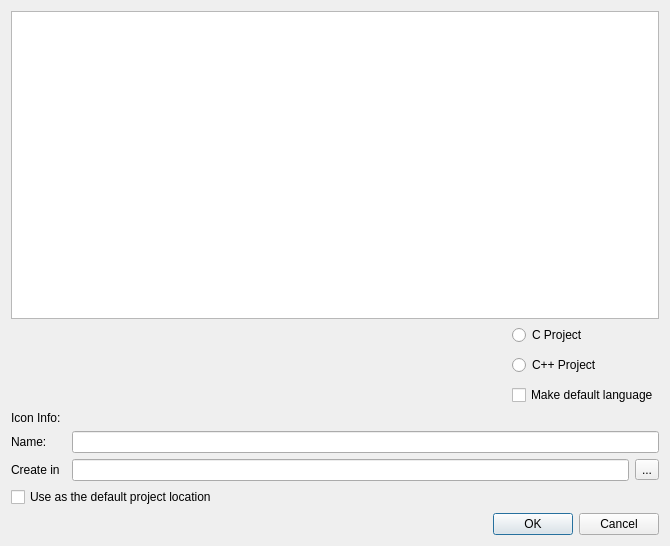
<?xml version="1.0" encoding="UTF-8"?>
<ui version="4.0">
 <class>NewProjectDialog</class>
 <widget class="QDialog" name="NewProjectDialog">
  <property name="geometry">
   <rect>
    <x>0</x>
    <y>0</y>
    <width>670</width>
    <height>546</height>
   </rect>
  </property>
  <property name="windowTitle">
   <string>New Project</string>
  </property>
  <layout class="QVBoxLayout" name="verticalLayout">
   <item>
    <widget class="QListWidget" name="lstTemplates">
     <property name="flow">
      <enum>QListView::LeftToRight</enum>
     </property>
     <property name="resizeMode">
      <enum>QListView::Adjust</enum>
     </property>
     <property name="spacing">
      <number>10</number>
     </property>
     <property name="viewMode">
      <enum>QListView::IconMode</enum>
     </property>
     <property name="uniformItemSizes">
      <bool>true</bool>
     </property>
     <property name="wordWrap">
      <bool>false</bool>
     </property>
     <property name="sortingEnabled">
      <bool>true</bool>
     </property>
    </widget>
   </item>
   <item>
    <widget class="QWidget" name="widget" native="true">
     <layout class="QHBoxLayout" name="horizontalLayout">
      <property name="leftMargin">
       <number>0</number>
      </property>
      <property name="topMargin">
       <number>0</number>
      </property>
      <property name="rightMargin">
       <number>0</number>
      </property>
      <property name="bottomMargin">
       <number>0</number>
      </property>
      <item>
       <widget class="QLabel" name="lblDescription">
        <property name="sizePolicy">
         <sizepolicy hsizetype="Expanding" vsizetype="Preferred">
          <horstretch>0</horstretch>
          <verstretch>0</verstretch>
         </sizepolicy>
        </property>
        <property name="text">
         <string/>
        </property>
        <property name="textFormat">
         <enum>Qt::RichText</enum>
        </property>
        <property name="alignment">
         <set>Qt::AlignLeading|Qt::AlignLeft|Qt::AlignTop</set>
        </property>
        <property name="wordWrap">
         <bool>true</bool>
        </property>
        <property name="margin">
         <number>5</number>
        </property>
        <property name="openExternalLinks">
         <bool>true</bool>
        </property>
        <property name="textInteractionFlags">
         <set>Qt::LinksAccessibleByMouse|Qt::TextSelectableByMouse</set>
        </property>
       </widget>
      </item>
      <item>
       <widget class="QWidget" name="widget_2" native="true">
        <layout class="QGridLayout" name="gridLayout">
         <property name="leftMargin">
          <number>0</number>
         </property>
         <property name="topMargin">
          <number>0</number>
         </property>
         <property name="rightMargin">
          <number>0</number>
         </property>
         <property name="bottomMargin">
          <number>0</number>
         </property>
         <property name="verticalSpacing">
          <number>10</number>
         </property>
         <item row="2" column="0">
          <widget class="QCheckBox" name="chkMakeDefaultLanguage">
           <property name="text">
            <string>Make default language</string>
           </property>
          </widget>
         </item>
         <item row="0" column="0">
          <widget class="QRadioButton" name="rdCProject">
           <property name="text">
            <string>C Project</string>
           </property>
           <attribute name="buttonGroup">
            <string notr="true">btnGroupLanguage</string>
           </attribute>
          </widget>
         </item>
         <item row="1" column="0">
          <widget class="QRadioButton" name="rdCppProject">
           <property name="text">
            <string>C++ Project</string>
           </property>
           <attribute name="buttonGroup">
            <string notr="true">btnGroupLanguage</string>
           </attribute>
          </widget>
         </item>
        </layout>
       </widget>
      </item>
     </layout>
    </widget>
   </item>
   <item>
    <widget class="QWidget" name="panelIconInfo" native="true">
     <layout class="QHBoxLayout" name="horizontalLayout_2">
      <property name="leftMargin">
       <number>0</number>
      </property>
      <property name="topMargin">
       <number>0</number>
      </property>
      <property name="rightMargin">
       <number>0</number>
      </property>
      <property name="bottomMargin">
       <number>0</number>
      </property>
      <item>
       <widget class="QLabel" name="label">
        <property name="text">
         <string>Icon Info:</string>
        </property>
       </widget>
      </item>
      <item>
       <widget class="QLabel" name="lblIconInfo">
        <property name="sizePolicy">
         <sizepolicy hsizetype="Expanding" vsizetype="Preferred">
          <horstretch>0</horstretch>
          <verstretch>0</verstretch>
         </sizepolicy>
        </property>
        <property name="text">
         <string/>
        </property>
       </widget>
      </item>
     </layout>
    </widget>
   </item>
   <item>
    <widget class="QWidget" name="widget_3" native="true">
     <layout class="QGridLayout" name="gridLayout_2">
      <property name="leftMargin">
       <number>0</number>
      </property>
      <property name="topMargin">
       <number>0</number>
      </property>
      <property name="rightMargin">
       <number>0</number>
      </property>
      <property name="bottomMargin">
       <number>0</number>
      </property>
      <item row="1" column="2">
       <widget class="QLineEdit" name="txtLocation"/>
      </item>
      <item row="0" column="2" colspan="2">
       <widget class="QLineEdit" name="txtProjectName"/>
      </item>
      <item row="0" column="0">
       <widget class="QLabel" name="label_2">
        <property name="text">
         <string>Name:</string>
        </property>
       </widget>
      </item>
      <item row="1" column="3">
       <widget class="QToolButton" name="btnBrowse">
        <property name="text">
         <string>...</string>
        </property>
       </widget>
      </item>
      <item row="1" column="0">
       <widget class="QLabel" name="label_3">
        <property name="text">
         <string>Create in</string>
        </property>
       </widget>
      </item>
      <item row="2" column="0" colspan="4">
       <widget class="QCheckBox" name="chkAsDefaultLocation">
        <property name="text">
         <string>Use as the default project location</string>
        </property>
       </widget>
      </item>
     </layout>
    </widget>
   </item>
   <item>
    <widget class="QDialogButtonBox" name="buttonBox">
     <property name="orientation">
      <enum>Qt::Horizontal</enum>
     </property>
     <property name="standardButtons">
      <set>QDialogButtonBox::Cancel|QDialogButtonBox::Ok</set>
     </property>
    </widget>
   </item>
  </layout>
 </widget>
 <tabstops>
  <tabstop>lstTemplates</tabstop>
  <tabstop>rdCProject</tabstop>
  <tabstop>rdCppProject</tabstop>
  <tabstop>chkMakeDefaultLanguage</tabstop>
  <tabstop>txtProjectName</tabstop>
  <tabstop>txtLocation</tabstop>
  <tabstop>btnBrowse</tabstop>
  <tabstop>chkAsDefaultLocation</tabstop>
 </tabstops>
 <resources/>
 <connections>
  <connection>
   <sender>buttonBox</sender>
   <signal>accepted()</signal>
   <receiver>NewProjectDialog</receiver>
   <slot>accept()</slot>
   <hints>
    <hint type="sourcelabel">
     <x>248</x>
     <y>254</y>
    </hint>
    <hint type="destinationlabel">
     <x>157</x>
     <y>274</y>
    </hint>
   </hints>
  </connection>
  <connection>
   <sender>buttonBox</sender>
   <signal>rejected()</signal>
   <receiver>NewProjectDialog</receiver>
   <slot>reject()</slot>
   <hints>
    <hint type="sourcelabel">
     <x>316</x>
     <y>260</y>
    </hint>
    <hint type="destinationlabel">
     <x>286</x>
     <y>274</y>
    </hint>
   </hints>
  </connection>
 </connections>
 <buttongroups>
  <buttongroup name="btnGroupLanguage"/>
 </buttongroups>
</ui>
